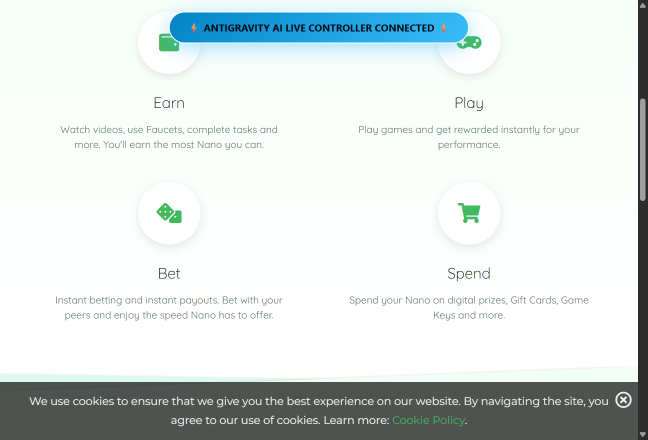
#> input picture live_chrome_view.png, 1295 x 879 px (shown at 1/2 size)
$ python source_style.py ../live_chrome_view.png out.png
#> lines starting #> are read from the running program, lines starting #| are printed output that depends on the picture
#!/usr/bin/env python3
"""
source_style.py: Benaqaab "SOURCE FOOTAGE" look (user reference, 30 Sep 2026: brand/style_refs/source_footage_ref.png)

Every third-party clip or photo (news footage, official video, file photos) gets the SAME treatment, so it reads as
"quoted evidence inside our own design":
  1. high-contrast black & white (crushed blacks)
  2. fine halftone / dot-screen texture
  3. soft colour glows, screen-blended (dark red on one side, olive in the top corner)
  4. a translucent RED BAND across the eye line, screen-blended (the image shows through, tinted red)
  5. vignette

Deterministic (pure numpy), so it is safe for frame-exact renders. Works on videos (→ JPEG frame sequence and/or MP4)
and on still images.

  python3 viz/source_style.py IN.mp4  OUTDIR  --start 12.5 --dur 4 --size 1920x1080 --band 0.27,0.38 [--mp4 out.mp4]
  python3 viz/source_style.py IN.jpg  OUT.jpg --size 1920x1080 --band none
  python3 viz/source_style.py IN.mp4  OUTDIR  --band 0.30,0.41 --glow left      (mirror the glow side)
  python3 viz/source_style.py IN.mp4  OUTDIR  --dynamic                          (moving grain + band wipe-in)

Honest note: a stylised look does NOT by itself make copyrighted footage "safe". Keep clips short, credited, muted,
used for commentary/reporting, and prefer official or free-licence sources.
"""
import argparse, os, subprocess, sys, json
import numpy as np
from PIL import Image

RED_BAND = np.array([140, 20, 16], np.float32) / 255.0      # screen-blend colour measured from the reference
GLOW_RED = np.array([70, 8, 8], np.float32) / 255.0
GLOW_OLIVE = np.array([46, 42, 6], np.float32) / 255.0


def cover(img: Image.Image, W: int, H: int, cx=0.5, cy=0.5) -> Image.Image:
    w, h = img.size; r = W / H
    if w / h > r: nw, nh = int(round(h * r)), h
    else: nw, nh = w, int(round(w / r))
    x0 = int(round((w - nw) * cx)); y0 = int(round((h - nh) * cy))
    return img.crop((x0, y0, x0 + nw, y0 + nh)).resize((W, H), Image.LANCZOS)


_cache = {}
def _static_layers(W, H, pitch, band, glow_side, vignette):
    key = (W, H, pitch, band, glow_side, vignette)
    if key in _cache: return _cache[key]
    yy, xx = np.mgrid[0:H, 0:W].astype(np.float32)
    # dot screen: bright round dots on a darker grid (multiplied into the luminance)
    cxm = (xx % pitch) - pitch / 2 + 0.5; cym = (yy % pitch) - pitch / 2 + 0.5
    d = np.sqrt(cxm ** 2 + cym ** 2) / (pitch / 2)                      # 0 at dot centre, ~1 at cell edge
    dots = np.clip(1.0 - np.clip((d - 0.55) / 0.35, 0, 1) * 0.42, 0, 1)   # 1.0 inside dot → 0.58 between dots
    # glows (screen-blended colour light)
    gx = W * (0.98 if glow_side == 'right' else 0.02)
    g1 = np.exp(-(((xx - gx) / (W * 0.30)) ** 2 + ((yy - H * 0.52) / (H * 0.45)) ** 2))
    g2 = np.exp(-(((xx - (W * 0.97 if glow_side == 'right' else W * 0.03)) / (W * 0.16)) ** 2 + ((yy - H * 0.02) / (H * 0.14)) ** 2))
    glow = np.clip(g1[..., None] * GLOW_RED * 0.6 + g2[..., None] * GLOW_OLIVE * 0.62, 0, 1)   # subtle, as in the reference
    # red band with soft 2 px edges
    bandm = np.zeros((H, W), np.float32)
    if band:
        t, b = band[0] * H, band[1] * H
        bandm = np.clip(np.minimum(yy - t + 1, b - yy + 1) / 2.0, 0, 1)
    # vignette
    vx = (xx / W - 0.5) * 2; vy = (yy / H - 0.5) * 2
    vig = np.clip(1 - vignette * (0.55 * vx ** 2 + 0.75 * vy ** 2), 0, 1)
    _cache[key] = (dots, glow, bandm, vig)
    return _cache[key]


def style_array(rgb: np.ndarray, pitch=11, band=(0.27, 0.38), glow_side='right', vignette=0.38,
                black=0.10, white=0.94, gamma=1.12, frame=0, grain=0.0, band_k=1.0) -> np.ndarray:
    """rgb: HxWx3 uint8 → styled HxWx3 uint8."""
    H, W = rgb.shape[:2]
    x = rgb.astype(np.float32) / 255.0
    lum = x[..., 0] * 0.299 + x[..., 1] * 0.587 + x[..., 2] * 0.114
    lum = np.clip((lum - black) / (white - black), 0, 1) ** gamma            # crushed blacks, punchy mids
    if grain > 0:   # DYNAMIC: film grain that changes every frame (seeded by frame index → deterministic renders)
        rng = np.random.default_rng(1000 + int(frame)); lum = np.clip(lum + rng.normal(0, grain, lum.shape).astype(np.float32), 0, 1)
    dots, glow, bandm, vig = _static_layers(W, H, pitch, band, glow_side, vignette)
    g = lum * dots * vig
    base = np.repeat(g[..., None], 3, axis=2) * np.array([1.0, 0.975, 0.965], np.float32)   # faint warm grey (as in the ref)
    screen = lambda a, c: 1 - (1 - a) * (1 - c)
    out = screen(base, glow)
    if band and band_k > 0:
        bm = bandm
        if band_k < 1:   # DYNAMIC: the red band wipes in left→right
            edge = int(W * (1 - (1 - band_k) ** 3)); bm = bandm.copy(); bm[:, edge:] = 0
        out = out * (1 - bm[..., None]) + screen(out, RED_BAND * 1.0) * bm[..., None]
    return (np.clip(out, 0, 1) * 255 + 0.5).astype(np.uint8)


def auto_band(frames, default=(0.27, 0.38)):
    """Eye-line band from the largest detected face (OpenCV Haar, placement only, no identification)."""
    try:
        import cv2
    except Exception:
        return default
    casc = cv2.CascadeClassifier(cv2.data.haarcascades + 'haarcascade_frontalface_default.xml'); ys = []
    for fr in frames:
        H = fr.shape[0]; g = cv2.cvtColor(fr, cv2.COLOR_RGB2GRAY)
        faces, _, wts = casc.detectMultiScale3(g, scaleFactor=1.1, minNeighbors=5, minSize=(int(H * 0.05), int(H * 0.05)), outputRejectLevels=True)
        cand = [(float(wt), f) for f, wt in zip(faces, wts) if float(wt) >= 5.0]   # confident faces only (round patterns like the Ashoka Chakra score 3-5)
        if cand:
            x, y, w, h = max(cand, key=lambda c: c[0])[1]; ys.append(((y + 0.42 * h) / H, h / H))
    if not ys: return default
    ey = float(np.median([a for a, _ in ys])); fh = float(np.median([b for _, b in ys]))
    bh = min(0.12, max(0.07, 0.42 * fh))
    return (max(0.0, ey - bh / 2), min(1.0, ey + bh / 2))


def style_image(path_in, path_out, W, H, **kw):
#> called with path_in = '../live_chrome_view.png', path_out = 'out.png', W = 1920, H = 1080
    img = cover(Image.open(path_in).convert('RGB'), W, H, kw.pop('cx', 0.5), kw.pop('cy', 0.5))
#> in cover, `w, h = img.size`: w = 1295; h = 879
#> in cover, `else: nw, nh = w, int(round(w / r))`: nw = 1295; nh = 728
#> in cover, `x0 = int(round((w - nw) * cx))`: x0 = 0
#> in cover, `y0 = int(round((h - nh) * cy))`: y0 = 76
#> in cover, `return img.crop((x0, y0, x0 + nw, y0 + nh)).resize((W, H), Image.LANCZ..`:
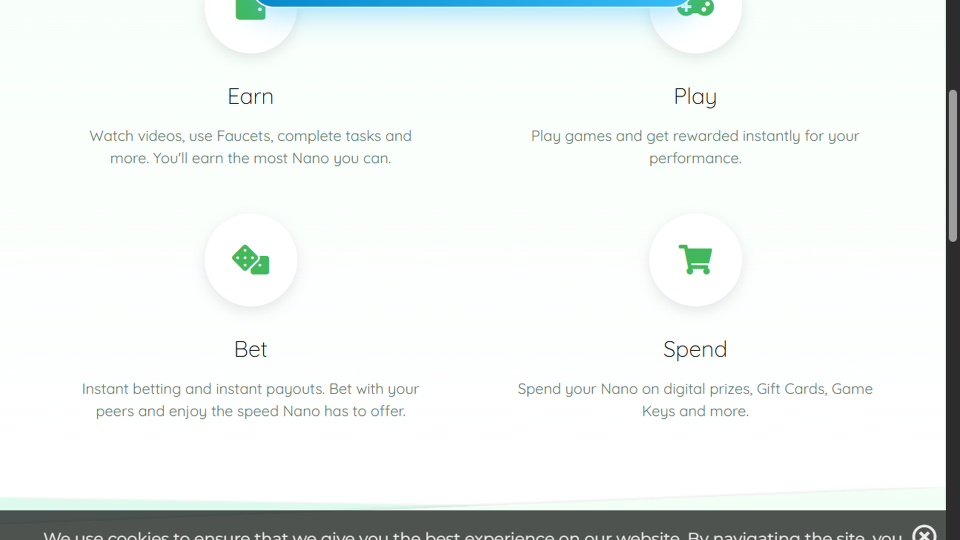
#> returned value: PIL image 1920x1080 RGB (shown at 1/2 size); mean R, G, B 235.2, 240.4, 238.1
    arr = np.asarray(img)
    if kw.get('band') == 'auto': kw['band'] = auto_band([arr])
#> the loop in auto_band, `for fr in frames:` made 1 pass
#> H on pass 1: 1080
#> after the loop in auto_band, `for fr in frames:`: ys = []
    Image.fromarray(style_array(arr, **kw)).save(path_out, quality=92)
#> in style_array, `lum = np.clip((lum - black) / (white - black), 0, 1) ** gamma`:
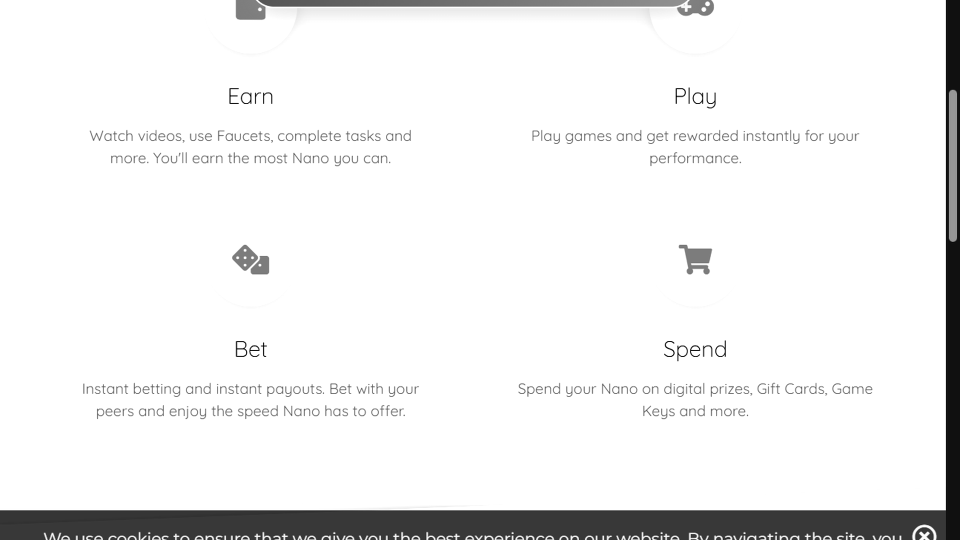
#> lum: shape (1080, 1920) float32 (shown at 1/2 size); min 0, max 1, mean 0.936
#> in style_array, `g = lum * dots * vig`:
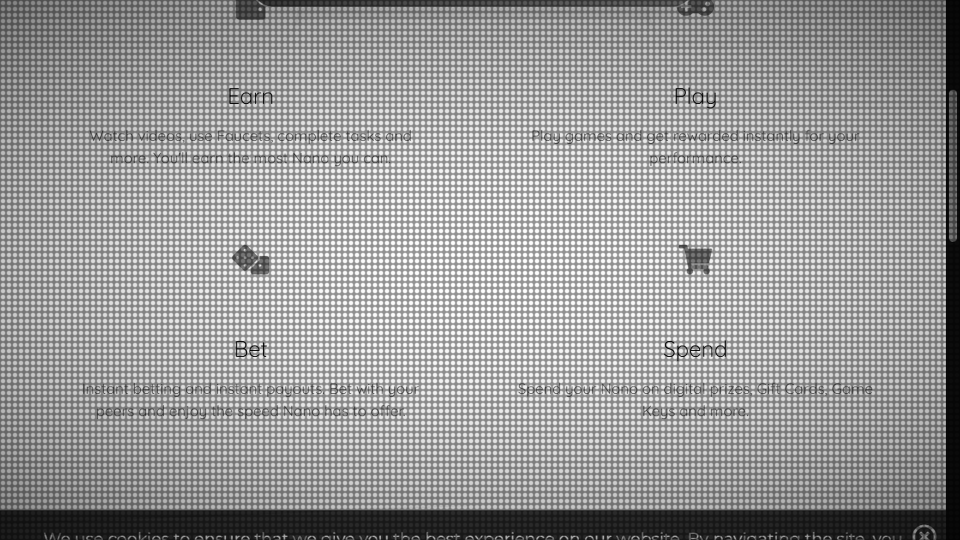
#> g: shape (1080, 1920) float32 (shown at 1/2 size); min 0, max 1, mean 0.598
#> in style_array, `out = out * (1 - bm[..., None]) + screen(out, RED_BAND * 1.0) * bm[.....`:
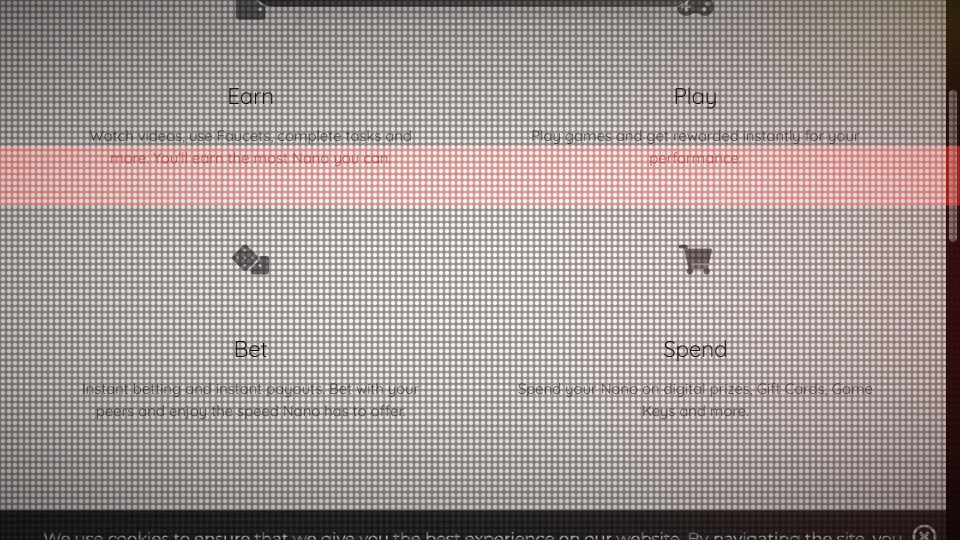
#> out: shape (1080, 1920, 3) float32 (shown at 1/2 size); mean of channels 0, 1, 2 0.631, 0.59, 0.582; drawn as R, G, B
    return kw.get('band')


def style_video(path_in, outdir, W, H, start=0.0, dur=None, fps=30, mp4=None, **kw):
    os.makedirs(outdir, exist_ok=True)
    cx, cy = kw.pop('cx', 0.5), kw.pop('cy', 0.5)
    # decode → raw RGB frames at the target fps, cover-cropped to W×H by ffmpeg
    vf = f"fps={fps},scale={W}:{H}:force_original_aspect_ratio=increase,crop={W}:{H}:(in_w-{W})*{cx}:(in_h-{H})*{cy}"
    cmd = ['ffmpeg', '-v', 'error'] + (['-ss', str(start)] if start else []) + ['-i', path_in] + (['-t', str(dur)] if dur else []) + \
          ['-an', '-vf', vf, '-f', 'rawvideo', '-pix_fmt', 'rgb24', '-']
    fsz = W * H * 3
    if kw.get('band') == 'auto':   # sample ~1 fps for face detection first
        sc = [c if c != f'fps={fps},' else c for c in cmd]
        sc[sc.index('-vf') + 1] = vf.replace(f'fps={fps}', 'fps=1.5')
        raw = subprocess.run(sc, capture_output=True).stdout
        smp = [np.frombuffer(raw[i:i + fsz], np.uint8).reshape(H, W, 3) for i in range(0, len(raw) - fsz + 1, fsz)]
        kw['band'] = auto_band(smp); print('auto band:', tuple(round(v, 3) for v in kw['band']))
    p = subprocess.Popen(cmd, stdout=subprocess.PIPE); n = 0
    while True:
        buf = p.stdout.read(fsz)
        if len(buf) < fsz: break
        fr = np.frombuffer(buf, np.uint8).reshape(H, W, 3)
        n += 1
        dyn = kw.pop('dynamic', None) if 'dynamic' in kw else None
        if dyn is not None: kw['_dyn'] = dyn
        d = kw.get('_dyn')
        extra = dict(frame=n, grain=0.045, band_k=min(1.0, (n - 1) / (fps * 0.45))) if d else {}
        Image.fromarray(style_array(fr, **{k: v for k, v in kw.items() if k != '_dyn'}, **extra)).save(os.path.join(outdir, f'f_{n:04d}.jpg'), quality=90)
    p.wait()
    if mp4:
        subprocess.run(['ffmpeg', '-v', 'error', '-y', '-framerate', str(fps), '-i', os.path.join(outdir, 'f_%04d.jpg'),
                        '-c:v', 'libx264', '-pix_fmt', 'yuv420p', '-crf', '18', mp4], check=True)
    return n


if __name__ == '__main__':
    ap = argparse.ArgumentParser(description=__doc__, formatter_class=argparse.RawDescriptionHelpFormatter)
    ap.add_argument('inp'); ap.add_argument('out')
    ap.add_argument('--size', default='1920x1080'); ap.add_argument('--start', type=float, default=0.0); ap.add_argument('--dur', type=float)
    ap.add_argument('--fps', type=int, default=30); ap.add_argument('--mp4')
    ap.add_argument('--band', default='auto', help="'auto' (eye line of the largest face), 'top,bottom' fractions, or 'none'")
    ap.add_argument('--pitch', type=int, default=0, help='dot pitch in px (default: height/98)')
    ap.add_argument('--glow', default='right', choices=['right', 'left'])
    ap.add_argument('--cx', type=float, default=0.5); ap.add_argument('--cy', type=float, default=0.5)
    ap.add_argument('--dynamic', action='store_true', help='moving film grain + red band wipes in over the first 0.45 s')
    a = ap.parse_args()
    W, H = map(int, a.size.lower().split('x'))
    band = None if a.band == 'none' else ('auto' if a.band == 'auto' else tuple(float(v) for v in a.band.split(',')))
    kw = dict(pitch=a.pitch or max(6, round(min(W, H) / 88)), band=band, glow_side=a.glow, cx=a.cx, cy=a.cy)
    if a.dynamic and not a.inp.lower().endswith(('.jpg', '.jpeg', '.png', '.webp')): kw['dynamic'] = True
    if a.inp.lower().endswith(('.jpg', '.jpeg', '.png', '.webp')):
        b = style_image(a.inp, a.out, W, H, **kw); print('styled image →', a.out, '| band', b)
#> after `b = style_image(a.inp, a.out, W, H, **kw)`: b = (0.27, 0.38)
    else:
        n = style_video(a.inp, a.out, W, H, start=a.start, dur=a.dur, fps=a.fps, mp4=a.mp4, **kw)
        print(f'styled {n} frames → {a.out}' + (f' (+ {a.mp4})' if a.mp4 else ''))
